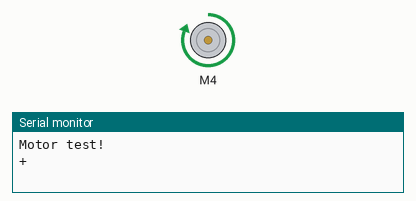
Simulated run of this sketch. Board: Arduino Uno, built with avr-gcc and run on an emulated ATmega328P. Shown: DC motor (green arrow = forward, orange = backward, longer = faster), the last lines printed to the serial monitor.

Above: at 2.5 s.
At 7.5 s:
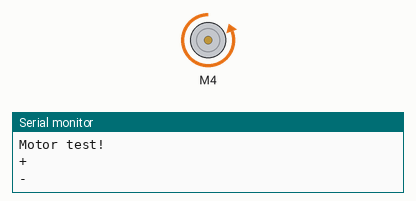
Timing chart, 0 to 13.0 s (numbered marks = the images above):
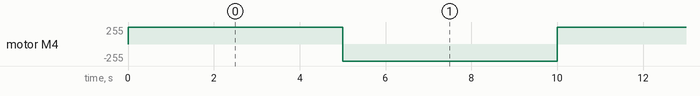

The sketch:

L293D_Clocktest_v1.ino
```cpp
// (licence header left out)
#include <AFMotor.h>

AF_DCMotor motor(4);

void setup() {
  Serial.begin(9600);           // set up Serial library at 9600 bps
  Serial.println("Motor test!");

  // turn on motor
  motor.setSpeed(255);
  motor.run(RELEASE);
}

void loop() {
  Serial.println("+");
  motor.run(FORWARD);
  delay(5000);

  Serial.println("-");
  motor.run(BACKWARD);
  delay(5000);
}
```

Measured:
- by itself, motor M4: alternates forward 255/255 for 5.0 s and backward 255/255 for 5.0 s
